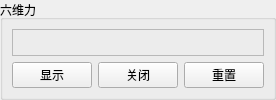
         <widget class="QWidget" name="plotWrenchPage">
          <layout class="QVBoxLayout" name="plotWrenchPageLayout">
           <property name="leftMargin">
            <number>0</number>
           </property>
           <property name="topMargin">
            <number>0</number>
           </property>
           <property name="rightMargin">
            <number>0</number>
           </property>
           <property name="bottomMargin">
            <number>0</number>
           </property>
           <item>
            <widget class="QGroupBox" name="plotWrenchGroup">
             <property name="title">
              <string>六维力</string>
             </property>
             <layout class="QVBoxLayout" name="plotWrenchGroupLayout">
              <item>
               <widget class="QFrame" name="plotPlaceholder3">
                <property name="frameShape">
                 <enum>QFrame::Shape::StyledPanel</enum>
                </property>
               </widget>
              </item>
              <item>
               <layout class="QHBoxLayout" name="plotWrenchCtrlRow">
                <item>
                 <widget class="QPushButton" name="plotWrenchShow">
                  <property name="minimumSize">
                   <size>
                    <width>48</width>
                    <height>24</height>
                   </size>
                  </property>
                  <property name="text">
                   <string>显示</string>
                  </property>
                 </widget>
                </item>
                <item>
                 <widget class="QPushButton" name="plotWrenchClose">
                  <property name="minimumSize">
                   <size>
                    <width>48</width>
                    <height>24</height>
                   </size>
                  </property>
                  <property name="text">
                   <string>关闭</string>
                  </property>
                 </widget>
                </item>
                <item>
                 <widget class="QPushButton" name="plotWrenchReset">
                  <property name="minimumSize">
                   <size>
                    <width>48</width>
                    <height>24</height>
                   </size>
                  </property>
                  <property name="text">
                   <string>重置</string>
                  </property>
                 </widget>
                </item>
                <item>
                 <spacer name="hSpacerPlotWrench">
                  <property name="orientation">
                   <enum>Qt::Orientation::Horizontal</enum>
                  </property>
                  <property name="sizeHint" stdset="0">
                   <size>
                    <width>0</width>
                    <height>0</height>
                   </size>
                  </property>
                 </spacer>
                </item>
               </layout>
              </item>
             </layout>
            </widget>
           </item>
          </layout>
         </widget>
